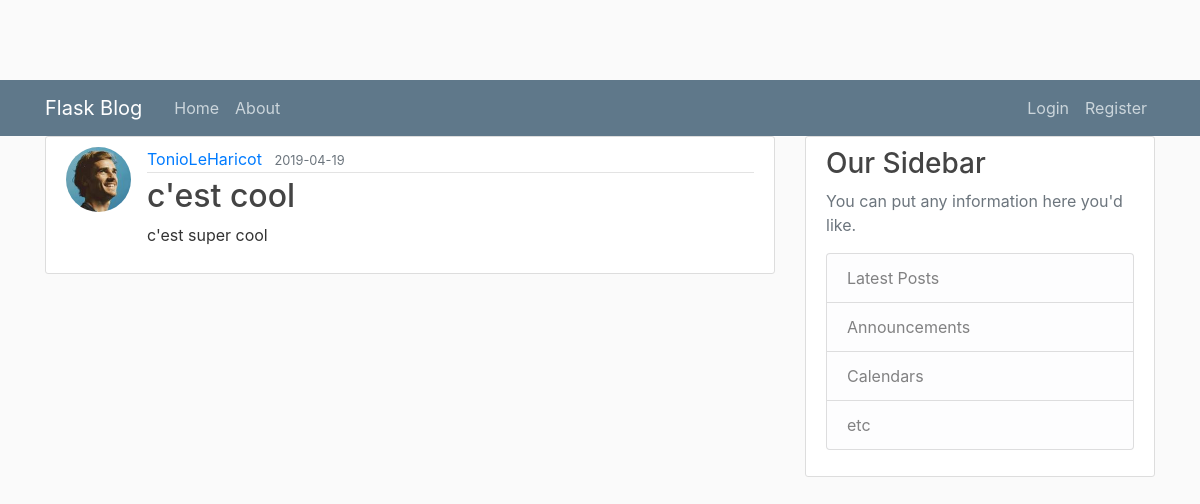
/post/1, run on the app's committed database.
### flaskblog/models.py (models this page shows, shortened)
class User(db.Model, UserMixin):
    id = db.Column(db.Integer, primary_key=True)
    username = db.Column(db.String(20), unique=True, nullable=False)
    email = db.Column(db.String(40), unique=True, nullable=False)
    image_file = db.Column(db.String(20), nullable=False, default='default.jpg')
    password = db.Column(db.String(20), unique=False, nullable=False)
    posts = db.relationship('Post', backref='author', lazy=True)

class Post(db.Model, UserMixin):
    id = db.Column(db.Integer, primary_key=True)
    title = db.Column(db.String(100), nullable=False)
    date_posted = db.Column(db.DateTime, nullable=False, default=datetime.utcnow)
    content = db.Column(db.Text, nullable=False)
    user_id = db.Column(db.Integer, db.ForeignKey('user.id'), nullable=False)

### flaskblog/routes.py (the view)
@app.route("/post/<int:post_id>")
def post(post_id):
    post = Post.query.get_or_404(post_id)
    return render_template("post.html", title=post.title, post=post)

### flaskblog/templates/post.html (shortened to what this page needs)
{% extends "layout.html" %}
{% block content %}
        <article class="media content-section">
          <img class="rounded-circle article-img" src="{{ url_for('static', filename='profile_pics/'+post.author.image_file) }}" alt="">
          <div class="media-body">
            <div class="article-metadata">
              <a class="mr-2" href="url_for('user_posts', username=post.author.username)">
              {{ post.author.username }}</a>
              <small class="text-muted">{{ post.date_posted.strftime('%Y-%m-%d') }}</small>
            </div>
            <h2 class="article-title" >{{ post.title }}</h2>
            <p class="article-content">{{ post.content }}</p>
          </div>
        </article>
{% endblock content %}

### flaskblog/static/main.css (style rules this page uses)
body { background: #fafafa; color: #333333; margin-top: 5rem; }
h1, h2, h3, h4, h5, h6 { color: #444444; }
.content-section { background: #ffffff; padding: 10px 20px; border: 1px solid #dddddd; border-radius: 3px; margin-bottom: 20px; }
.article-title { color: #444444; }
.article-content { white-space: pre-line; }
.article-img { height: 65px; width: 65px; margin-right: 16px; }
.article-metadata { padding-bottom: 1px; margin-bottom: 4px; border-bottom: 1px solid #e3e3e3 }

### data on the page
User: image_file (picture), author.username "TonioLeHaricot"
Post: date_posted "2019-04-19", title "c'est cool", content "c'est super cool"
